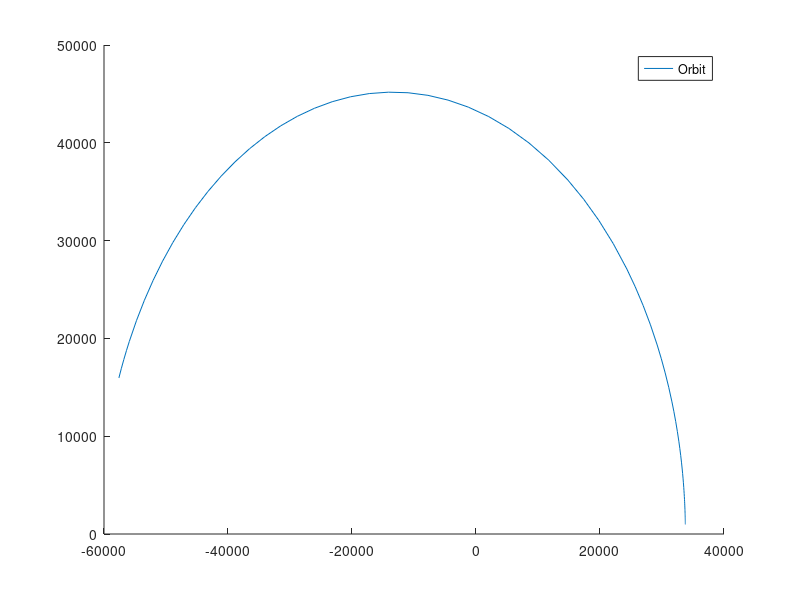

Write the MATLAB code that produced this figure.
function EGA215_954313_A2_Q4 
    clc
    
    tspan = 43200;
    
    [t , p] = ode45(@Q2, [0,tspan], [3.376454119345376e+04;9.788751445532175e+02; 0; -0.093571597217392; (2.692525829586533 + 1.2); 0]);

    R = 0; %intital value for radius to start loop
    V = 0; %intital value for velocity to start loop
    y1 = 0; %intital value for y-coordinate to start loop
    x1 = 0; %intital value for x-coordinate to start loop
    for i = 1:length(p)
        x1(i) = p(i,1);
        y1(i) = p(i,2);
        x = p(i,1);
        y = p(i,2);
        z = p(i,3);
        u = p(i,4);
        v = p(i,5);
        w = p(i,6);
        R(i) = sqrt((x^2)+(y^2)+(z^2));
        V(i) = sqrt((u^2)+(v^2)+(w^2));
        R_max = max(R);
        R_min = min(R);  
       
    end
    t_max = t(21,1); %Time at max altitude
    t_min = t(38,1); %Time at min altiude
    V_max = V(1,21); %velocity at max altitude
    V_min = V(1,38); %Velocity at min altitude
    x1_max = sqrt(R_max^2 - ((y1(1,1))^2)); %using pythagoras to work out x-coordinate
    y1_max = sqrt(R_max^2 - ((x1(1,22))^2)); %using pythagoras to work out y-coordinate
    
    figure(7)
    hold on
    plot(p(:,1),p(:,2)) %Satellite trajectory 
%     title('Satellites Trajectory'), xlabel('Displacement relative to Earth (km)'), ylabel('Displacement relative to Earth (km)')
%     plot(0, R_min, '*r') %Coordinates of minimum altitude 
%     plot(y1_max, -x1_max, '*c') %Coordinates of maximum altitude
%     plot(0,0,'*g') %Coordinates on earth
%     
    legend('Orbit','Minima','Maxima','Earths position')  
    
    fprintf('Maximum altitude reached: %f Km. Velocity at Max altitude: %f Km/s\nTime at this position: %f hours \n\n',R_max, V_max, t_max)
    fprintf('Minimum altitude reached: %f Km. Velocity at Min altitude: %f Km/s\nTime at this position: %f hours \n', R_min, V_min, t_min)
    
 function dp = Q2(t,p)

    muy = 398600;    
    x = p(1);
    y = p(2);
    z = p(3);
    u = p(4);
    v = p(5);
    w = p(6);
    
    r = sqrt(x^2+y^2+z^2); 
    
    dx = u;
    dy = v;
    dz = w;
    du = -(muy*x)/(r^3);
    dv = -(muy*y)/(r^3);
    dw = -(muy*z)/(r^3);
         
    dp = [dx; dy; dz; du; dv; dw];   
 end

 end
